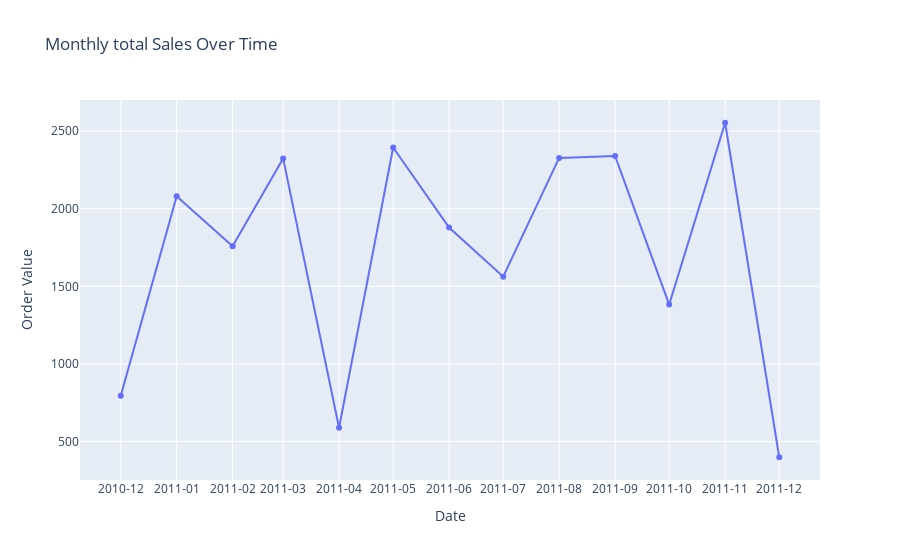

The code cell stored with this chart in its notebook:
### Code cell
total_sales=df.groupby(df['Year-Month'])['OrderValue'].sum().reset_index()
fig = px.line(
    total_sales,
    x='Year-Month',
    y='OrderValue',
    title='Monthly total Sales Over Time',
    markers=True
)

fig.update_layout(
    xaxis_title='Date',
    yaxis_title='Order Value',
    xaxis=dict(
         dtick="M1",
         tickformat='%Y-%m', 
       
    )
)

fig.show()

### Figure 1 — Plotly figure (JSON) as saved in the notebook; plotly's stock layout.template omitted (floating-point values rounded to 4 significant figures)
{"data": [{"hovertemplate": "Year-Month=%{x}<br>OrderValue=%{y}<extra></extra>", "legendgroup": "", "line": {"color": "#636efa", "dash": "solid"}, "marker": {"symbol": "circle"}, "mode": "lines+markers", "name": "", "orientation": "v", "showlegend": false, "type": "scatter", "x": ["2010-12-01T00:00:00", "2011-01-01T00:00:00", "2011-02-01T00:00:00", "2011-03-01T00:00:00", "2011-04-01T00:00:00", "2011-05-01T00:00:00", "2011-06-01T00:00:00", "2011-07-01T00:00:00", "2011-08-01T00:00:00", "2011-09-01T00:00:00", "2011-10-01T00:00:00", "2011-11-01T00:00:00", "2011-12-01T00:00:00"], "xaxis": "x", "y": [795.3, 2080.0, 1759.0, 2324.0, 588.8, 2394.0, 1879.0, 1562.0, 2327.0, 2340.0, 1383.0, 2554.0, 398.9], "yaxis": "y"}], "layout": {"legend": {"tracegroupgap": 0}, "title": {"text": "Monthly total Sales Over Time"}, "xaxis": {"anchor": "y", "domain": [0, 1], "dtick": "M1", "tickformat": "%Y-%m", "title": {"text": "Date"}}, "yaxis": {"anchor": "x", "domain": [0, 1], "title": {"text": "Order Value"}}}}
